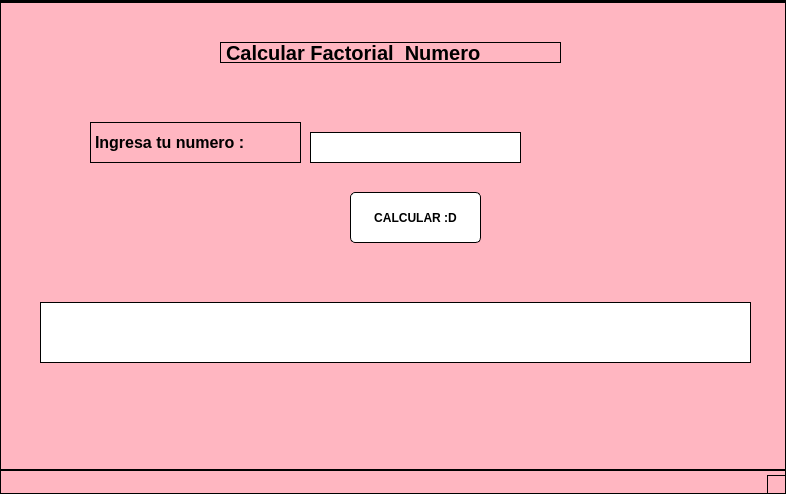
<?xml version="1.0" encoding="UTF-8"?>
<ui version="4.0">
 <class>MainWindow</class>
 <widget class="QMainWindow" name="MainWindow">
  <property name="geometry">
   <rect>
    <x>0</x>
    <y>0</y>
    <width>786</width>
    <height>494</height>
   </rect>
  </property>
  <property name="windowTitle">
   <string>MainWindow</string>
  </property>
  <property name="styleSheet">
   <string notr="true">background-color: rgb(255, 182, 193); /* Pink */ border: 1px solid rgb(0, 0, 0); /* Black border */</string>
  </property>
  <widget class="QWidget" name="centralwidget">
   <widget class="QLineEdit" name="txt_numero">
    <property name="geometry">
     <rect>
      <x>310</x>
      <y>130</y>
      <width>211</width>
      <height>31</height>
     </rect>
    </property>
    <property name="font">
     <font>
      <pointsize>12</pointsize>
      <weight>75</weight>
      <bold>true</bold>
     </font>
    </property>
    <property name="styleSheet">
     <string notr="true">background-color: rgb(255, 255, 255);
border: 1px solid rgb(0, 0, 0);
</string>
    </property>
   </widget>
   <widget class="QLineEdit" name="lbl_resultado">
    <property name="geometry">
     <rect>
      <x>40</x>
      <y>300</y>
      <width>711</width>
      <height>61</height>
     </rect>
    </property>
    <property name="font">
     <font>
      <pointsize>12</pointsize>
      <weight>75</weight>
      <bold>true</bold>
     </font>
    </property>
    <property name="styleSheet">
     <string notr="true">background-color: rgb(255, 255, 255);
border: 1px solid rgb(0, 0, 0);
</string>
    </property>
   </widget>
   <widget class="QPushButton" name="btn_calcular">
    <property name="geometry">
     <rect>
      <x>350</x>
      <y>190</y>
      <width>131</width>
      <height>51</height>
     </rect>
    </property>
    <property name="font">
     <font>
      <weight>75</weight>
      <bold>true</bold>
     </font>
    </property>
    <property name="styleSheet">
     <string notr="true">background-color: rgb(255, 255, 255);
border: 1px solid rgb(0, 0, 0);
border-radius: 5px;
</string>
    </property>
    <property name="text">
     <string>CALCULAR :D</string>
    </property>
   </widget>
   <widget class="QLabel" name="label_3">
    <property name="geometry">
     <rect>
      <x>220</x>
      <y>40</y>
      <width>341</width>
      <height>21</height>
     </rect>
    </property>
    <property name="font">
     <font>
      <pointsize>15</pointsize>
      <weight>75</weight>
      <bold>true</bold>
     </font>
    </property>
    <property name="text">
     <string>Calcular Factorial  Numero</string>
    </property>
   </widget>
   <widget class="QLabel" name="label">
    <property name="geometry">
     <rect>
      <x>90</x>
      <y>120</y>
      <width>211</width>
      <height>41</height>
     </rect>
    </property>
    <property name="font">
     <font>
      <pointsize>12</pointsize>
      <weight>75</weight>
      <bold>true</bold>
     </font>
    </property>
    <property name="text">
     <string>Ingresa tu numero :</string>
    </property>
   </widget>
  </widget>
  <widget class="QMenuBar" name="menubar">
   <property name="geometry">
    <rect>
     <x>0</x>
     <y>0</y>
     <width>786</width>
     <height>28</height>
    </rect>
   </property>
  </widget>
  <widget class="QStatusBar" name="statusbar"/>
 </widget>
 <resources/>
 <connections/>
</ui>
